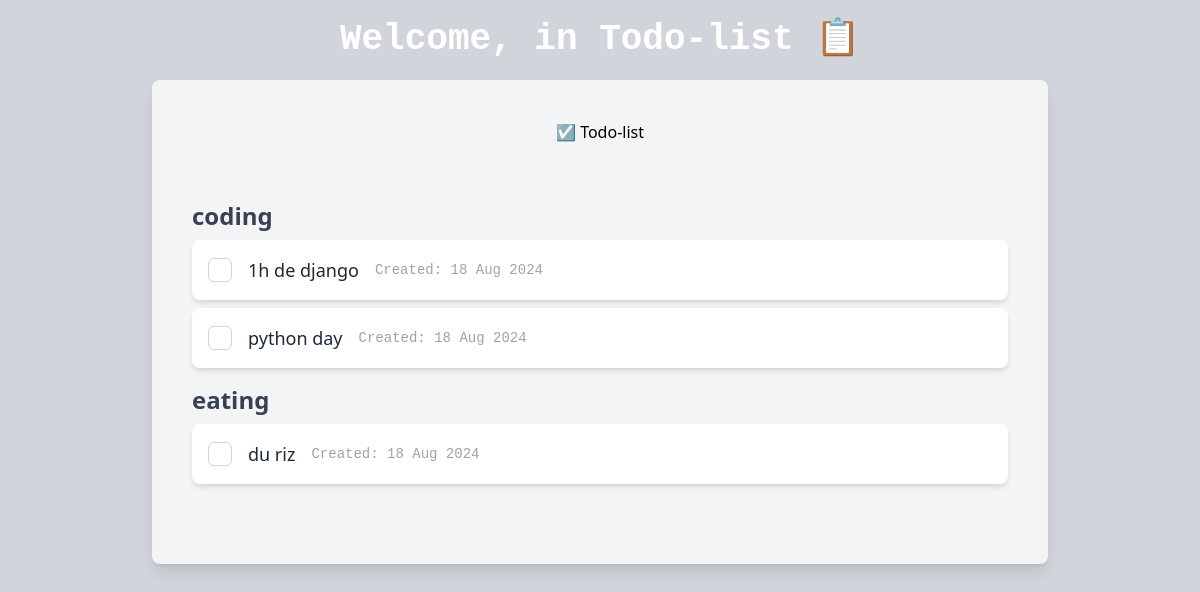
Page /task/1/ on the committed database.
### tasks/models.py (models this page shows, shortened)
class Category(models.Model):
    name = models.CharField( max_length=50, unique=True, blank=True)
    description = models.TextField(max_length=30)

class Task(models.Model):
    title = models.CharField(max_length=200)
    category = models.ForeignKey(Category, on_delete=models.CASCADE)
    author = models.ForeignKey('auth.User', on_delete=models.CASCADE)
    created_at = models.DateTimeField(auto_now_add=True)
    complited = models.BooleanField(default=False)
    class Meta:
        ordering = ['created_at']

### tasks/views.py (the view)
# urls.py: path('task/<int:pk>/', TaskListView.as_view(), name='task_detail'),
class TaskListView(ListView):
    model = Task
    template_name = 'task_detail.html'
    context_object_name = 'categories_with_tasks'
    def get_queryset(self):
        categories = Category.objects.all()
        categories_with_tasks = {}
        for category in categories:
            tasks = Task.objects.filter(category=category)
            if tasks.exists():
                categories_with_tasks[category] = tasks
        return categories_with_tasks

### tasks/templates/task_detail.html (shortened to what this page needs)
{% extends "base.html" %}
{% block name %}☑️ Todo-list {% endblock name %}
{% block content %}
  <div class="flex flex-col m-10 w-full max-w-4xl mx-auto space-y-4">
    {% for category, tasks in categories_with_tasks.items %}
      <div class="mb-6">
        <h2 class="text-2xl font-bold text-gray-700">{{ category.name }}</h2>
        <div class="mt-2 space-y-2">
          {% for task in tasks %}
            <div class="flex items-center space-x-4 p-4 bg-white shadow-md rounded-lg transition-all duration-300 transform hover:scale-105 hover:bg-blue-50">
                <input id="custom-checkbox-{{ task.id }}" type="checkbox"
                       class=" cursor-pointer appearance-none h-6 w-6 border border-gray-300 rounded-md
                              checked:bg-blue-500 checked:border-transparent focus:outline-none
                              transition duration-300 transform checked:rotate-45"
                       data-task-id="{{ task.id }}">
                <label for="custom-checkbox-{{ task.id }}" class="text-gray-800 font-medium text-lg
                            {% if task.completed %} line-through text-gray-500 {% endif %}">
                    {{ task.title }}
                </label>
                <span class="ml-auto font-mono text-sm text-gray-400">
                    Created: {{ task.created_at|date:"d M Y" }}
                </span>
            </div>
          {% endfor %}
        </div>
      </div>
    {% endfor %}
  </div>
{% endblock content %}

### tasks/templates/base.html (shortened to what this page needs)
{% load static %}
<!DOCTYPE html>
<html>
    <head>
        <link rel='stylesheet' href='https://cdn-uicons.flaticon.com/2.5.1/uicons-bold-rounded/css/uicons-bold-rounded.css'>
        <link rel='stylesheet' href='https://cdn-uicons.flaticon.com/2.5.1/uicons-regular-rounded/css/uicons-regular-rounded.css'>
        <link rel='stylesheet' href='https://cdn-uicons.flaticon.com/2.5.1/uicons-bold-rounded/css/uicons-bold-rounded.css'>
        <link rel='stylesheet' href='https://cdn-uicons.flaticon.com/2.5.1/uicons-regular-rounded/css/uicons-regular-rounded.css'>
        <script src="https://cdn.tailwindcss.com"></script>
    </head>
    <body class="bg-gray-300 box-border">
        <h1 class="font-mono font-bold text-4xl my-5 text-white text-center">
            Welcome, in Todo-list 📋
        </h1>
        <div class="container bg-gray-100 flex flex-col items-center p-10 rounded-lg shadow-lg mx-auto max-w-4xl">
                {% block name %}{% endblock %}
            <div class="w-full">
                {% block content %}
                {% endblock %}
            </div>
        </div>
    </body>
</html>

### rows in the picture
Category: name "coding"
Task: title "1h de django", created_at "18 Aug 2024"
Task: title "python day", created_at "18 Aug 2024"
Category: name "eating"
Task: title "du riz", created_at "18 Aug 2024"
